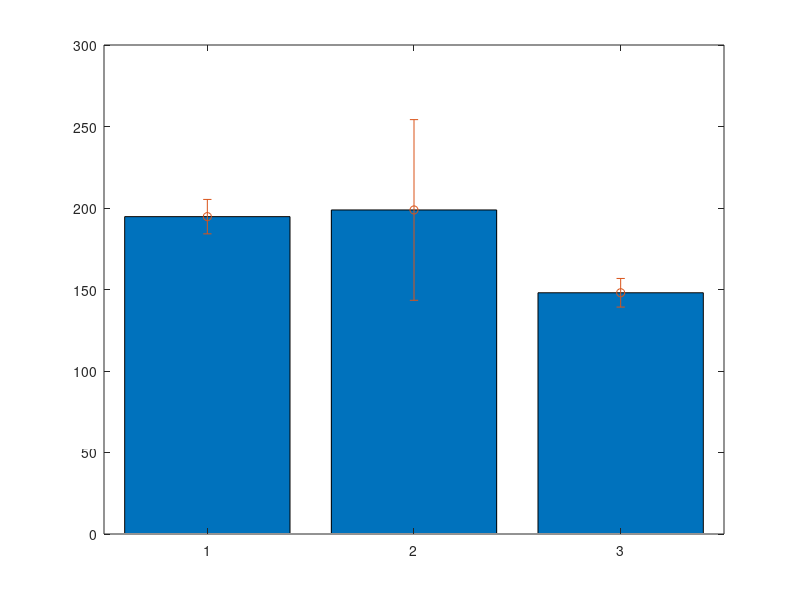

Source code (MATLAB): (Note: this script raises an error after producing the figure.)
%In class 19
clear all
% Problem 1. Imagine a clincal trial for two drugs that are intended to lower
% cholesterol. Assume 30 subjects are randomly divided into 3 groups that
% either receive a placebo or one of the two treatments. The mean initials
% levels of total cholesterol in each group are the same. The final
% measurements look like

placebo = [   194   183   199   189   189   214   212   186   191   190];
treatment1 = [    138   217   188   126   249   217   255   196   279   123];
treatment2 =[   152   152   151   143   161   142   142   141   161   135];

%A. Make a bar plot of the means of each group with errorbars (Hint, use
%bar and then use 'hold on' and then errorbar).
placebo_avg = mean(placebo);
placebo_std = std(placebo);
treatment1_avg = mean(treatment1);
treatment1_std = std(treatment1);
treatment2_avg = mean(treatment2);
treatment2_std = std(treatment2);

bar_data = [placebo_avg,treatment1_avg,treatment2_avg];
bar_stats = [placebo_std,treatment1_std,treatment2_std]
figure(1);bar(bar_data);hold on;
errorbar(bar_data,bar_stats,'o','MarkerSize',1);
hold off;

%B. Run a one way ANOVA analysis to see whether any of the treatment groups showed
%a statistically signficant difference. 
all_data = [placebo',treatment1',treatment2'];
data_labels = {'placebo','treatment1','treatment2'};

[p, table, stats] = anova1(all_data,data_labels);

%the pvalue was was 0.0029, which shows that there is atleast one group
%that is significantly different from the others.

%C. use the multcompare function to look at all pairs of samples and
%indicate which are significantly different. 
multcompare(stats)

%Adam Howard: Treatment 2 shows significant difference from both the placebo and
%treatment 1. There is no significant difference between Placebo and
%treatment 2. 

%%
%Problem 2. In this directory, you will find a .mat file with three
%variables, xdat, ydat, and ydat2. For each pair (xdat, ydat) and (xdat,
%ydat2), fit the data to a first, second and third order polynomial. Which
%one is the best fit in each case? In at least one of the cases, do the
%problem with both the polyfit/polyval functions and with the 'fit' function.


%Adam Howard: Using the code below, for the comparison between xdat and
%ydat, a first order polynomial (or a linear fit) works best to describe
%the pattern of the data. In the xdat vs ydat2, the 3rd order polynomial
%fits the data best. 
[data_mat] = load('data.mat');
xdat = [data_mat.xdat];
ydat = [data_mat.ydat];
ydat2 = [data_mat.ydat2];

figure(3);
plot(xdat,ydat,'r.'); hold on;
lncolor = 'k-';

for ii = 1:3
[coeff, s] = polyfit(xdat,ydat,ii)
plot(xdat,polyval(coeff,xdat),lncolor,'LineWidth',3);
hold on;

switch ii
    case 1
        lncolor = 'b-';
        clear coeff;
        clear s;
    case 2 
        lncolor = 'g-';
        clear coeff;
        clear s;
    case 3
        break;
end

end
hold off;

figure(4);
plot(xdat,ydat2,'r.'); hold on;

for ii = 1:3
switch ii
    case 1
        fitshape = 'poly1';
    case 2
        fitshape = 'poly2';
    case 3
        fitshape = 'poly3';
end
figure(4);
fit_out = fit(xdat',ydat2',fitshape);
plot(fit_out); set(gca,'Fontsize',8); hold on;
end


